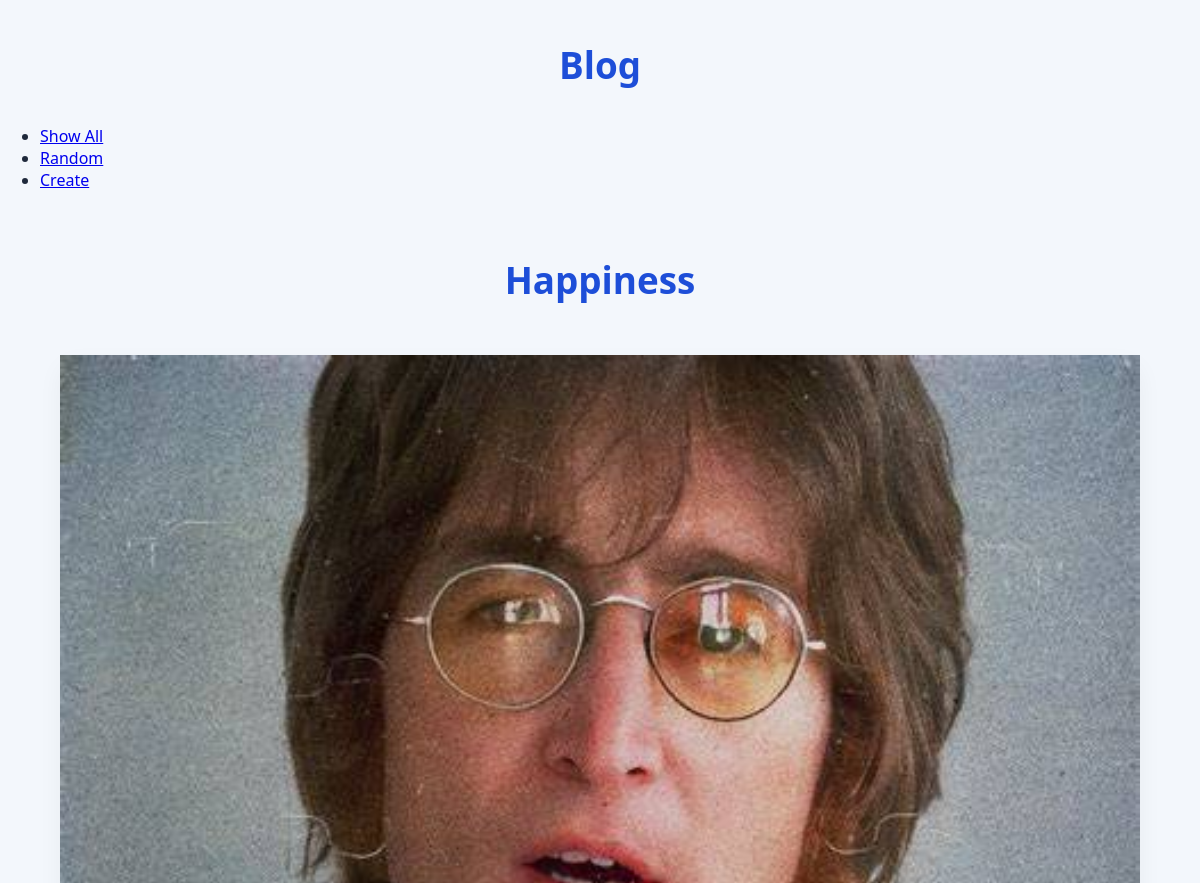
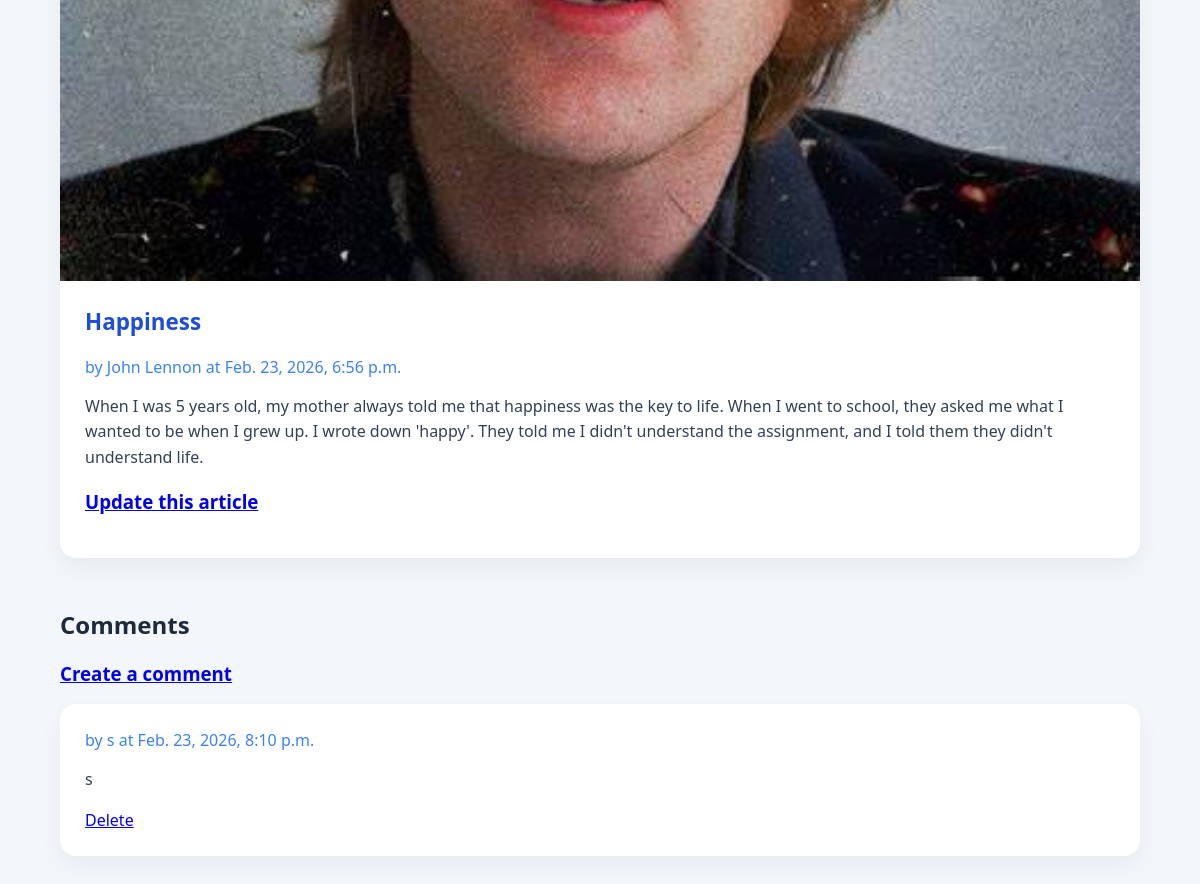
The app's page /blog/article/1/ with its own data (2 pictures, top to bottom).
### blog/models.py (models this page shows, shortened)
class Article(models.Model):
    title = models.TextField(blank=True)
    author = models.TextField(blank=True)
    text = models.TextField(blank=True)
    published = models.DateTimeField(auto_now=True)
    image_file = models.ImageField(blank=True) # an actual image file
    def get_all_comments(self):
        comments = Comment.objects.filter(article=self)
        return comments

class Comment(models.Model):
    article = models.ForeignKey("Article", on_delete=models.CASCADE)
    author = models.TextField(blank=False)
    text = models.TextField(blank=False)
    published = models.DateTimeField(auto_now=True)

### blog/views.py (the view)
# urls.py: path('article/<int:pk>/', ArticleView.as_view(), name='article'),
class ArticleView(DetailView):
    model = Article
    template_name = 'blog/article.html' ## reusing same template!!
    context_object_name = 'article'

### blog/templates/blog/article.html
{% extends 'blog/base.html' %}
{% block content %}
<h1>{{ article.title }}</h1>
<main class="grid-container">
  <article class="featured">
    {% if article.image_file %}
      <img src="{{ article.image_file.url }}" alt="{{ article.image_file.name }}">
    {% else %}
      <h3>No image available</h3>
    {% endif %}
    <div>
      <h2>{{ article.title }}</h2>
      <strong>by {{ article.author }} at {{ article.published }}</strong>
      <p>{{ article.text }}</p>
            <h3>
            <a href="{% url 'update_article' article.pk %}">Update this article</a>
	        </h3>
    </div>
  </article>
  <div>
    <h2>Comments</h2>
    <h3><a href="{% url 'create_comment' article.pk %}">Create a comment</a></h3>
    {% for comment in article.get_all_comments %}
      <article>
        <div>
          <strong>by {{ comment.author }} at {{ comment.published }}</strong>
          <p>{{ comment.text }}</p>
        <a href="{% url 'delete_comment' comment.pk %}">Delete</a>
        </div>
      </article>
    {% endfor %}
  </div>
</main>
{% endblock %}

### static/styles-blog.css (style rules this page uses)
body { font-family: "Segoe UI", sans-serif; margin: 0; padding: 0; background: #f3f7fc; color: #1e293b; }
h1 { text-align: center; padding: 40px 0 10px 0; font-size: 2.3rem; color: #1d4ed8; }
.grid-container { width: 90%; max-width: 1100px; margin: 40px auto; display: grid; gap: 30px; }
article { background: white; border-radius: 16px; box-shadow: 0 10px 25px rgba(0, 0, 0, 0.05); }
article img { width: 100%; height: auto; display: block; }
article div { padding: 25px; }
article h2 { margin-top: 0; color: #1d4ed8; font-size: 1.4rem; }
article strong { display: block; margin-bottom: 12px; color: #3b82f6; font-weight: 500; }
article p { line-height: 1.6; color: #334155; }

### records on screen
Article: title "Happiness", image_file (picture), author "John Lennon", published "Feb. 23, 2026, 6:56 p.m.", text "When I was 5 years old, my mother always told me that happiness was the key to life. When I went to school, they asked me what I wanted to be when I grew up. I wrote down 'happy'. They told me I didn't understand the assignment, and I told them they didn't understand life."
Comment: author "s", published "Feb. 23, 2026, 8:10 p.m.", text "s"
